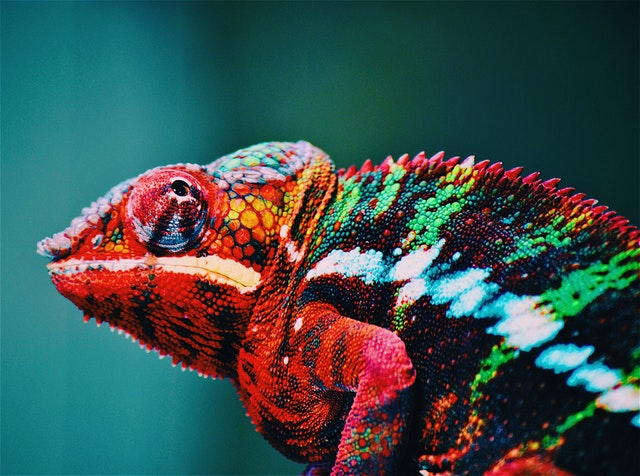
#> input picture Deep_learning3/color.jpg, 640 x 476 px
$ python color_detection.py
#> lines starting #> are read from the running program, lines starting #| are printed output that depends on the picture; after the words box and inside, x2 and y2 are one past the last pixel; in counts of white or black regions, pixels touching at a corner belong together
import cv2
import numpy as np
from google.colab import files
from google.colab.patches import cv2_imshow

uploaded = files.upload()
#> the answer given: color.jpg
filename = list(uploaded.keys())[0]

img = cv2.imread(filename)
#> img is the input picture: shape (476, 640, 3); mean B, G, R 78, 79.8, 59.2
cv2_imshow(img)


hsv_img = cv2.cvtColor(img, cv2.COLOR_BGR2HSV)
#> hsv_img: shape (476, 640, 3); mean H, S, V 84.8, 181.9, 106.4
cv2_imshow(hsv_img)


lower_blue = np.array([65, 0, 0])
upper_blue = np.array([110, 255, 255])
# creating mask for only blue color
mask = cv2.inRange(hsv_img, lower_blue, upper_blue)
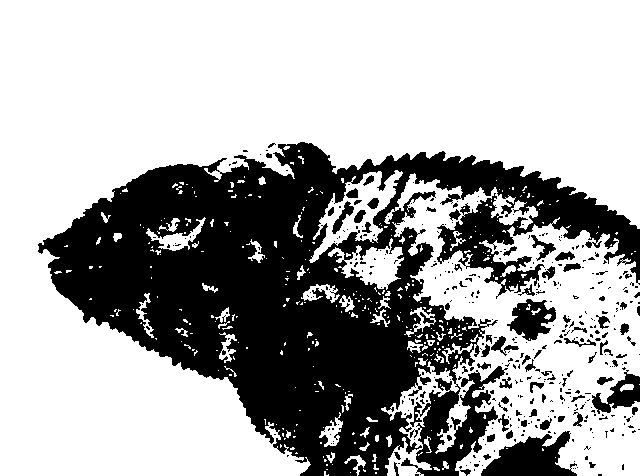
#> mask: shape (476, 640); 66.8% white; 397 black regions (322 under 20 px), largest, box (x1, y1, x2, y2) and area: (38, 142, 640, 476) 91332, (481, 431, 577, 476) 2487, (507, 299, 556, 341) 1182
cv2_imshow(mask)

result = cv2.bitwise_and(img, img, mask = mask)
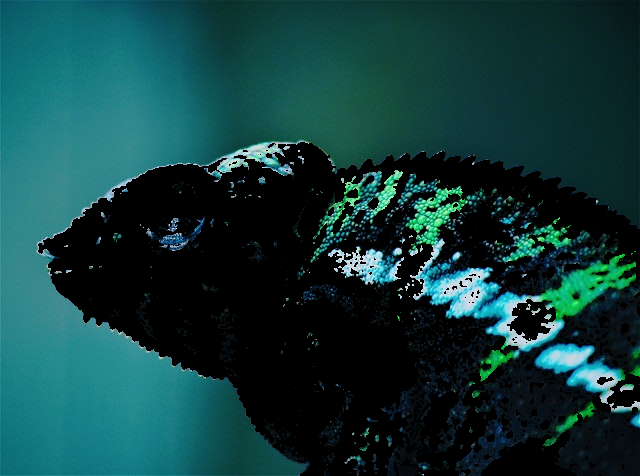
#> result: shape (476, 640, 3); mean B, G, R 60.3, 60.2, 17.4
cv2_imshow(result)


lower_red = np.array([0, 100, 20])
upper_red = np.array([10, 255, 255])
# creating mask for only red color
mask = cv2.inRange(hsv_img, lower_red, upper_red)
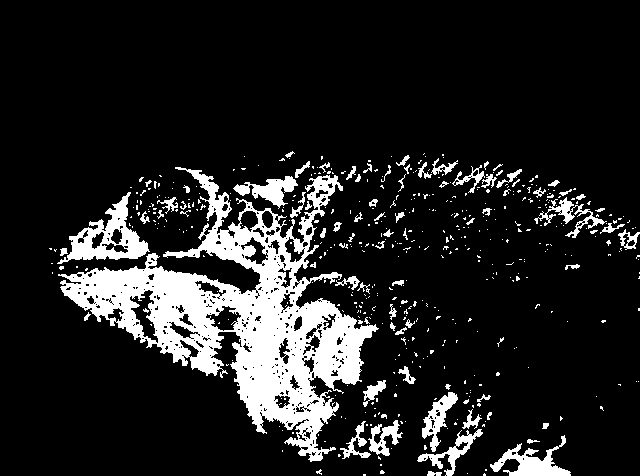
#> mask: shape (476, 640); 13.7% white; 504 white regions (424 under 20 px), largest, box (x1, y1, x2, y2) and area: (58, 167, 379, 462) 28610, (57, 192, 150, 264) 2280, (490, 435, 571, 476) 1272
cv2_imshow(mask)


result = cv2.bitwise_and(img, img, mask = mask)
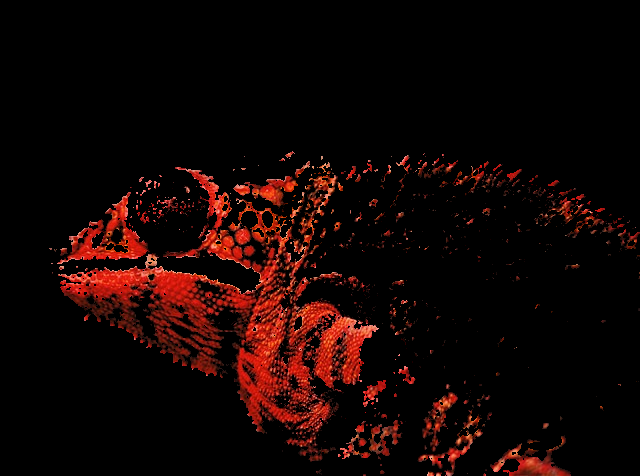
#> result: shape (476, 640, 3); mean B, G, R 3.3, 5.1, 19.8
cv2_imshow(result)


lower_yellow = np.array([20, 100, 100])
upper_yellow = np.array([30, 255, 255])
# creating mask for only yellow color
mask = cv2.inRange(hsv_img, lower_yellow, upper_yellow)
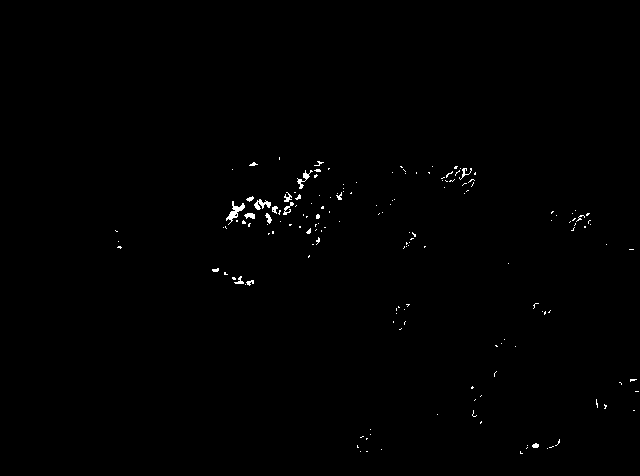
#> mask: shape (476, 640); 0.45% white in thin lines or dots, all inside (x1, y1, x2, y2) = (115, 157, 639, 454)
cv2_imshow(mask)


result = cv2.bitwise_and(img, img, mask = mask)
cv2_imshow(result)


lower_green = np.array([50, 100, 100])
upper_green = np.array([75, 255, 255])
# creating mask for only green color
mask = cv2.inRange(hsv_img, lower_green, upper_green)
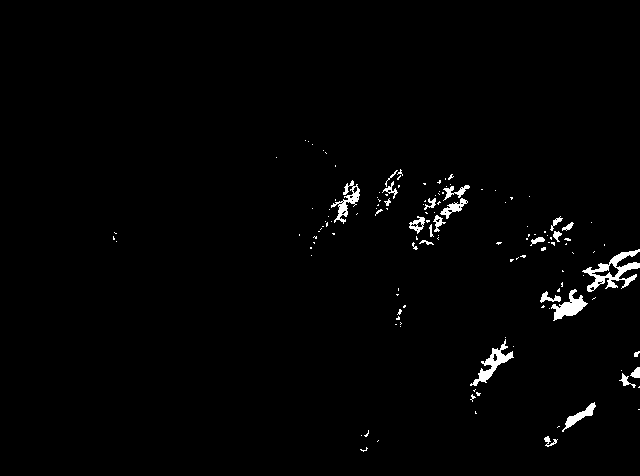
#> mask: shape (476, 640); 1.5% white; 136 white regions (111 under 20 px), largest, box (x1, y1, x2, y2) and area: (582, 249, 640, 292) 850, (470, 339, 514, 386) 523, (551, 289, 588, 321) 484
cv2_imshow(mask)

result = cv2.bitwise_and(img, img, mask = mask)
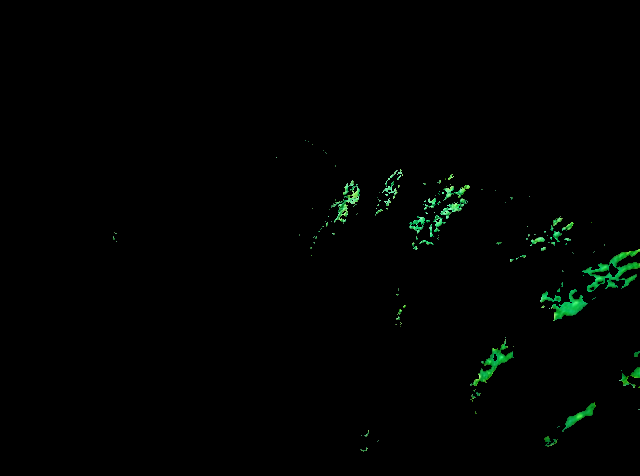
#> result: shape (476, 640, 3); mean B, G, R 1.2, 2.5, 0.6
cv2_imshow(result)
